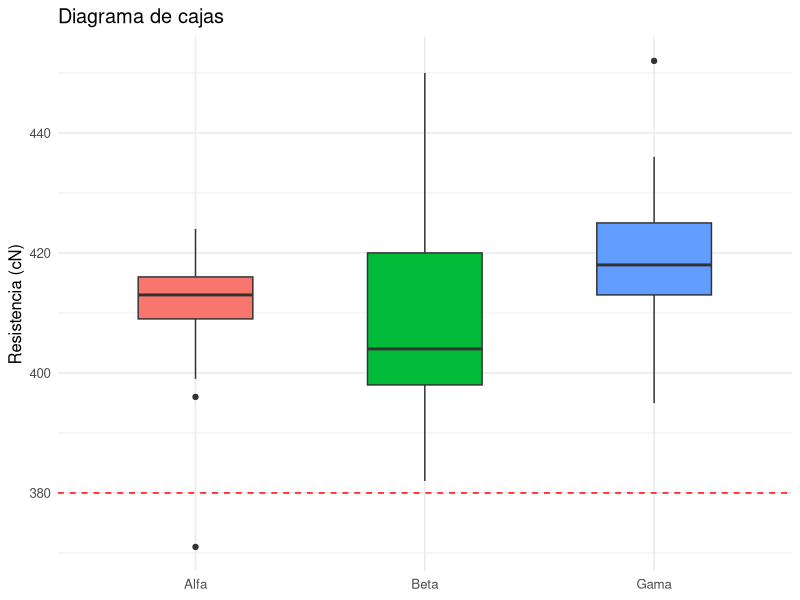
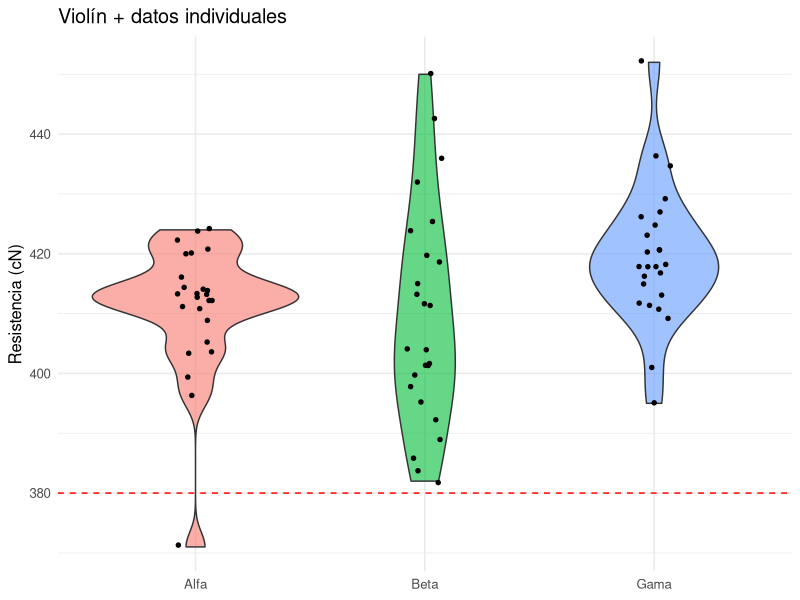

Recreate these plots in R, in order.
## ---- chunk 1
knitr::opts_chunk$set(echo = TRUE, message = FALSE, warning = FALSE, fig.width = 7, fig.height = 4)
library(tidyverse); library(knitr)
theme_set(theme_minimal(base_size = 12))
hilo <- read_csv("../datos/resistencia-hilo.csv")
## ---- chunk 2
resumen <- hilo |>
  group_by(proveedor) |>
  summarise(n = n(), media = mean(resistencia_cn), mediana = median(resistencia_cn),
            s = sd(resistencia_cn), RIC = IQR(resistencia_cn), CV_pct = 100 * s / media,
            min = min(resistencia_cn), max = max(resistencia_cn))
kable(resumen, digits = 1)
## ---- chunk 3
ggplot(hilo, aes(proveedor, resistencia_cn, fill = proveedor)) +
  geom_boxplot(width = 0.5, show.legend = FALSE) +
  geom_hline(yintercept = 380, linetype = 2, colour = "red") +
  labs(title = "Diagrama de cajas", x = NULL, y = "Resistencia (cN)")

ggplot(hilo, aes(proveedor, resistencia_cn, fill = proveedor)) +
  geom_violin(alpha = 0.6, show.legend = FALSE) +
  geom_jitter(width = 0.08, size = 1.2, show.legend = FALSE) +
  geom_hline(yintercept = 380, linetype = 2, colour = "red") +
  labs(title = "Violín + datos individuales", x = NULL, y = "Resistencia (cN)")
## ---- chunk 4
hilo |>
  group_by(proveedor) |>
  mutate(z = (resistencia_cn - mean(resistencia_cn)) / sd(resistencia_cn),
         lim_inf = quantile(resistencia_cn, .25) - 1.5 * IQR(resistencia_cn),
         lim_sup = quantile(resistencia_cn, .75) + 1.5 * IQR(resistencia_cn),
         tukey = resistencia_cn < lim_inf | resistencia_cn > lim_sup,
         z3 = abs(z) > 3) |>
  filter(tukey | z3) |>
  select(proveedor, resistencia_cn, z, lim_inf, lim_sup, tukey, z3) |>
  kable(digits = 2)
## ---- chunk 5
hilo |> filter(resistencia_cn < 380) |> kable()
